Frame 1 (no input): blank canvas, image omitted
Frame 60 (no input): blank canvas, image omitted
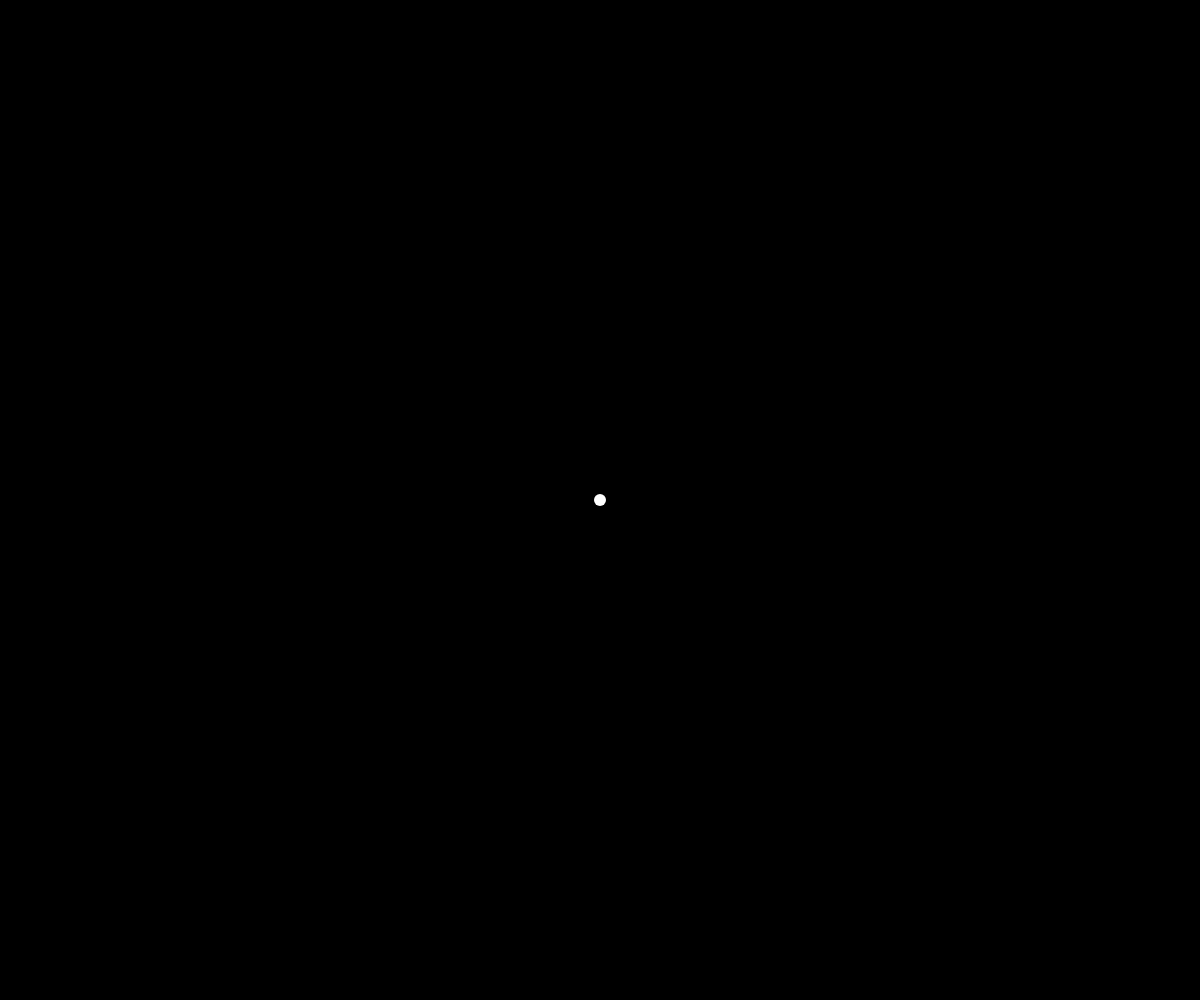
Frame 120 (the mouse pressed at the canvas centre since frame 60)

The p5.js sketch whose frames 1 and 60 were blank and that drew this single picture after the mouse press (run headless with seeded random() and noise() and a simulated clock; from frame 60 on, the mouse is pressed at the canvas centre):

// p5.js sketch
// ── sketch.js
let sz = 0;
let invert = true;
let x = 0;
let y = 0;

function setup() {
  createCanvas(windowWidth, windowHeight);
  noStroke();
}

function draw() {
  background(invert ? 0: 255);
  sz+=0.1;
  fill(invert ? 255: 0);
  ellipse(x, y, sz, sz);
}

// Invert black and white
function keyPressed(){
 invert = !invert;
}

function mousePressed() {
  x = mouseX;
  y = mouseY;
}
